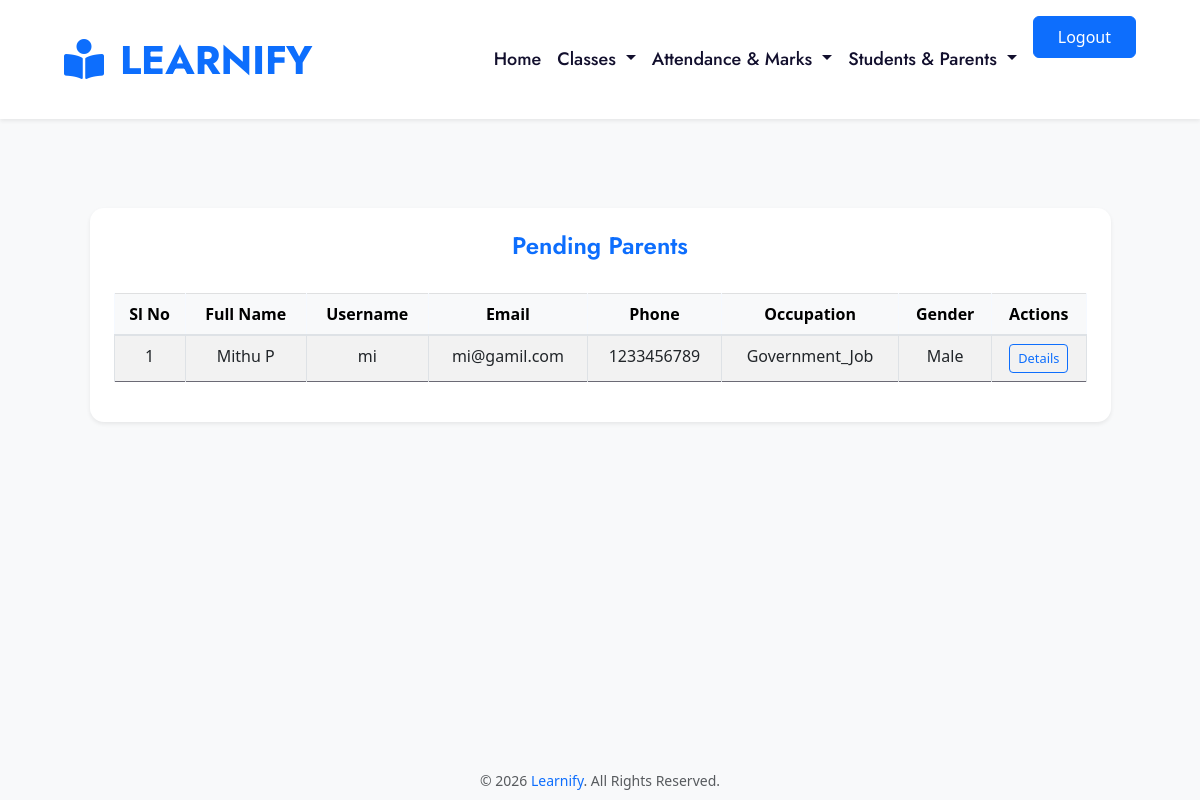
The app's page /view_pendinngparents with its own data.
### Parent/models.py (models this page shows)
class Parent_Reg(models.Model):
    user = models.OneToOneField(User, on_delete=models.CASCADE)
    phone = models.CharField(max_length=15)
    occupation = models.CharField(max_length=100)
    address = models.TextField()
    gender=models.CharField(max_length=100,default='null')
    status=models.CharField(max_length=100,default='pending')

### Teacher/views.py (the view)
# urls.py: path('view_pendinngparents',views.view_pendinngparents,name='view_pendinngparents'),
def view_pendinngparents(request):
    pending=Parent_Reg.objects.filter(status='pending')
    return render(request,'teacher/view_pendingparentslist.html',{'pending':pending})

### template/teacher/view_pendingparentslist.html (shortened to what this page needs)
{% extends 'teacher/page.html' %}
{% block content %}
<div class="container py-5 mt-5">
    <div class="row justify-content-center">
        <div class="col-lg-11 col-md-12 col-sm-12">
            <div class="card shadow-sm border-0">
                <div class="text-center pt-4">
                    <h4 class="fw-semibold text-primary">
                        Pending Parents
                    </h4>
                </div>
                <div class="card-body p-4">
                    {% if pending %}
                    <div class="table-responsive">
                        <table class="table table-striped table-bordered align-middle text-center">
                            <thead class="table-light">
                                <tr>
                                    <th>Sl No</th>
                                    <th>Full Name</th>
                                    <th>Username</th>
                                    <th>Email</th>
                                    <th>Phone</th>
                                    <th>Occupation</th>
                                    <th>Gender</th>
                                    <th>Actions</th>
                                </tr>
                            </thead>
                            <tbody>
                                {% for parent in pending %}
                                <tr>
                                    <td>{{ forloop.counter }}</td>
                                    <td>{{ parent.user.first_name }} {{ parent.user.last_name }}</td>
                                    <td>{{ parent.user.username }}</td>
                                    <td>{{ parent.user.email }}</td>
                                    <td>{{ parent.phone }}</td>
                                    <td>{{ parent.occupation }}</td>
                                    <td>{{ parent.gender }}</td>
                                    <td>
                                        <a href="{% url 'parent_details' parent.id %}"
                                           class="btn btn-sm btn-outline-primary">
                                           Details
                                        </a>
                                    </td>
                                </tr>
                                {% endfor %}
                            </tbody>
                        </table>
                    </div>
                    {% else %}
                        <div class="alert alert-info text-center">
                            No pending parents found.
                        </div>
                    {% endif %}
                </div>
            </div>
        </div>
    </div>
</div>
{% endblock %}

### template/teacher/view_pendingparentslist.html (style rules this page uses)
body { background-color: #f8f9fa; }
.card { border-radius: 14px; background-color: #ffffff; }
.btn-sm { padding: 0.25rem 0.5rem; font-size: 0.8rem; }

### records on screen
Parent_Reg: user.first_name "Mithu", user.last_name "P", user.username "mi", user.email "mi@gamil.com", phone "1233456789", occupation "Government_Job", gender "Male"
